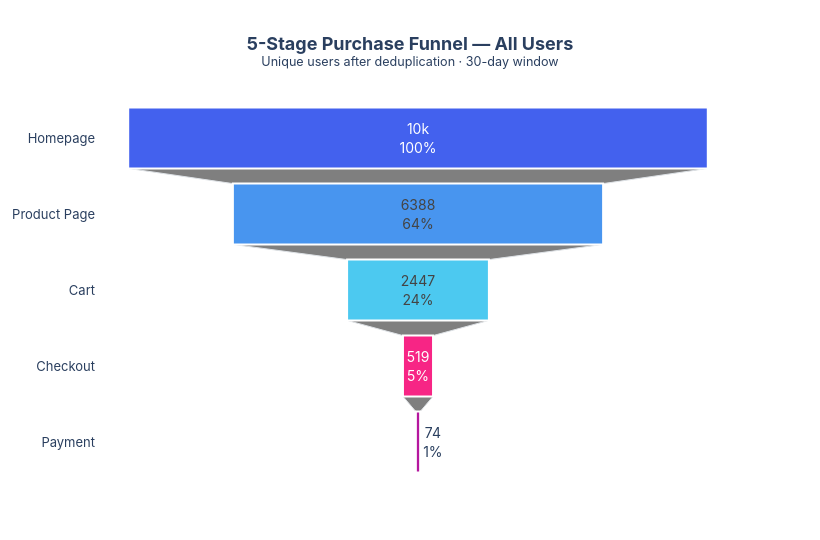

This figure's notebook cell:
### Markdown cell above
## 5 · Visualisation

### 5a · Overall Funnel — Plotly Funnel Chart

### Code cell
fig_funnel = go.Figure(go.Funnel(
    name      = 'All Users',
    y         = overall_funnel['step'],
    x         = overall_funnel['users'],
    textinfo  = 'value+percent initial',
    textfont  = dict(size=14),
    marker    = dict(
        color = ['#4361ee','#4895ef','#4cc9f0','#f72585','#b5179e'],
        line  = dict(width=2, color='white')
    ),
    connector = dict(line=dict(color='#dee2e6', width=1))
))

fig_funnel.update_layout(
    title     = dict(text='<b>5-Stage Purchase Funnel — All Users</b><br><sup>Unique users after deduplication · 30-day window</sup>', x=0.5),
    width     = 820,
    height    = 540,
    plot_bgcolor = 'white',
    paper_bgcolor = 'white',
    font      = dict(family='Inter, Arial', size=13),
    margin    = dict(l=80, r=80, t=100, b=60)
)

fig_funnel.write_image('../findings/funnel_overall.png', scale=2)
fig_funnel.show()
print('Saved → findings/funnel_overall.png')

### Figure 1 — Plotly figure (JSON) as saved in the notebook; plotly's stock layout.template omitted (floating-point values rounded to 4 significant figures)
{"data": [{"connector": {"line": {"color": "#dee2e6", "width": 1}}, "marker": {"color": ["#4361ee", "#4895ef", "#4cc9f0", "#f72585", "#b5179e"], "line": {"color": "white", "width": 2}}, "name": "All Users", "textfont": {"size": 14}, "textinfo": "value+percent initial", "type": "funnel", "x": [10000, 6388, 2447, 519, 74], "y": ["Homepage", "Product Page", "Cart", "Checkout", "Payment"]}], "layout": {"font": {"family": "Inter, Arial", "size": 13}, "height": 540, "margin": {"b": 60, "l": 80, "r": 80, "t": 100}, "paper_bgcolor": "white", "plot_bgcolor": "white", "title": {"text": "<b>5-Stage Purchase Funnel — All Users</b><br><sup>Unique users after deduplication · 30-day window</sup>", "x": 0.5}, "width": 820}}
